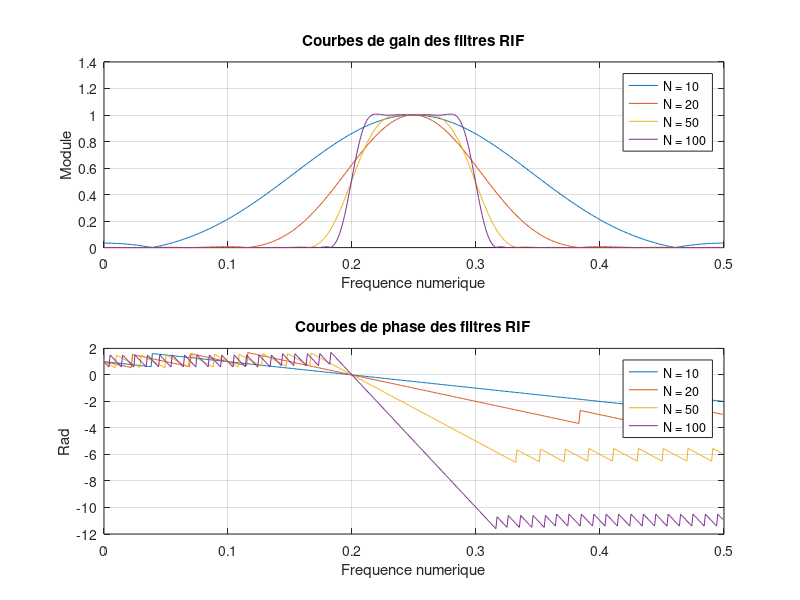
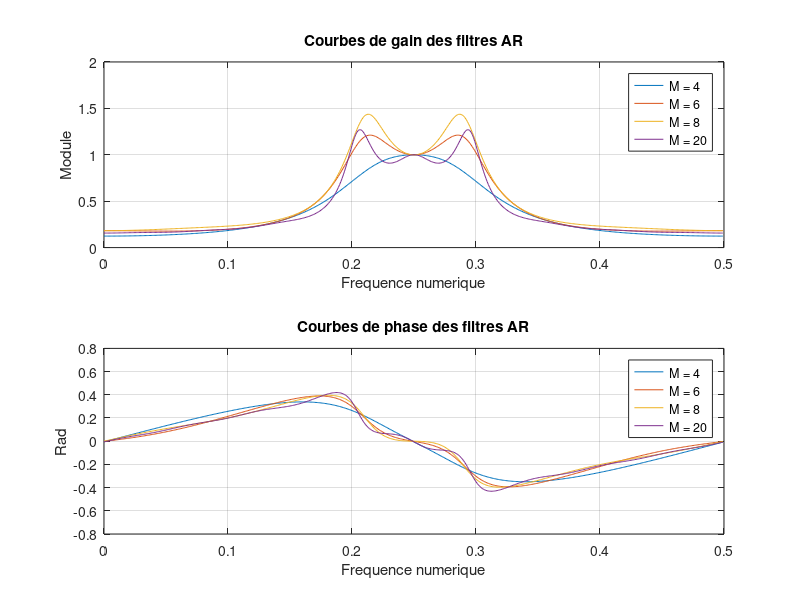

Here is the MATLAB script that generated these plots, in order:
clc; clear; close all

n0 = 0.25;
D = 0.05;
nu = [n0-D; n0+D];

k = 500;

figure(1)
subplot(2,1,1)
for i = [10,20,50,100]
    ha = hann(i+1);
    ht = fir1(i, 2*nu, 'bandpass', ha);
    [NT, w] = freqz(ht', 1, k);
    tftd_ht = abs(NT);
    f = w/(2*pi);
    plot(f, tftd_ht)
    hold on
end
grid()
title("Courbes de gain des filtres RIF")
xlabel("Frequence numerique")
ylabel("Module")
legend("N = 10", "N = 20", "N = 50", "N = 100")

subplot(2,1,2)
for i = [10,20,50,100]
    ha = hann(i+1);
    ht = fir1(i, 2.*nu, 'bandpass', ha);
    [NT, w] = freqz(ht', 1, k);
    phase_ht = unwrap(angle(NT));
    f = w/(2*pi);
    plot(f, phase_ht/pi)
    hold on
end
grid()
title("Courbes de phase des filtres RIF")
xlabel("Frequence numerique")
ylabel("Rad")
legend("N = 10", "N = 20", "N = 50", "N = 100")

figure(2)
subplot(2,1,1)
n = (0:1000)';
h = 2*nu(1)*sinc(2*nu(1)*n) - 2*nu(2)*sinc(2*nu(2)*n);
for M = [4, 6, 8, 20]
    A = lpc(h, M);
    [H, w] = freqz(1, A, k);
    tftd_h = abs(H./H(250));
    f = w/(2*pi);
    plot(f, tftd_h)
    hold on
end
grid()
title("Courbes de gain des filtres AR")
xlabel("Frequence numerique")
ylabel("Module")
legend("M = 4", "M = 6", "M = 8", "M = 20")

subplot(2,1,2)
for M = [4, 6, 8, 20]
    A = lpc(h, M);
    [H, w] = freqz(1, A, k);
    phase_h = unwrap(angle(H./H(250)));
    f = w/(2*pi);
    plot(f, phase_h/pi)
    hold on
end
grid()
title("Courbes de phase des filtres AR")
xlabel("Frequence numerique")
ylabel("Rad")
legend("M = 4", "M = 6", "M = 8", "M = 20")